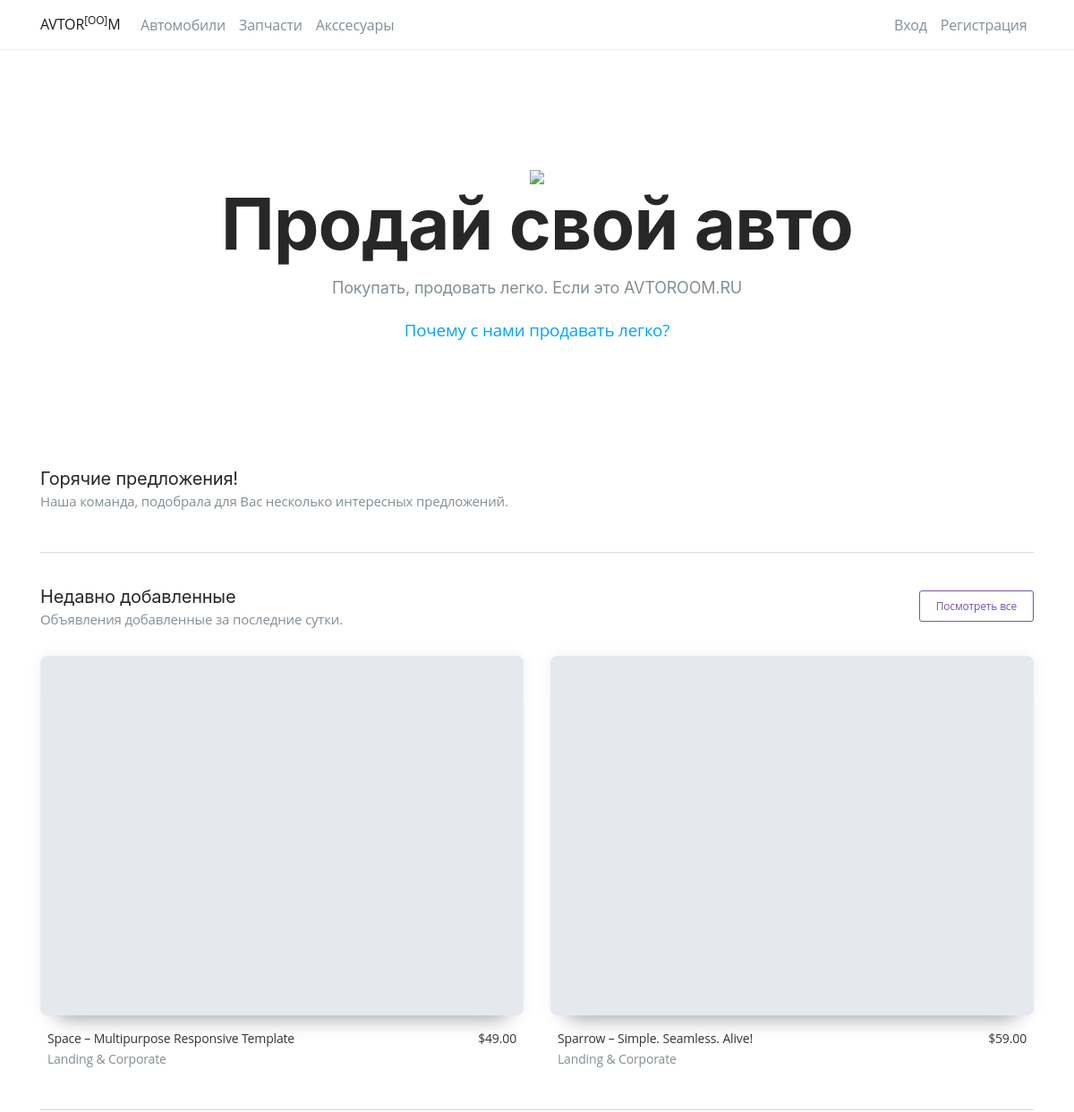
Before: / (upper part) with the older database file.
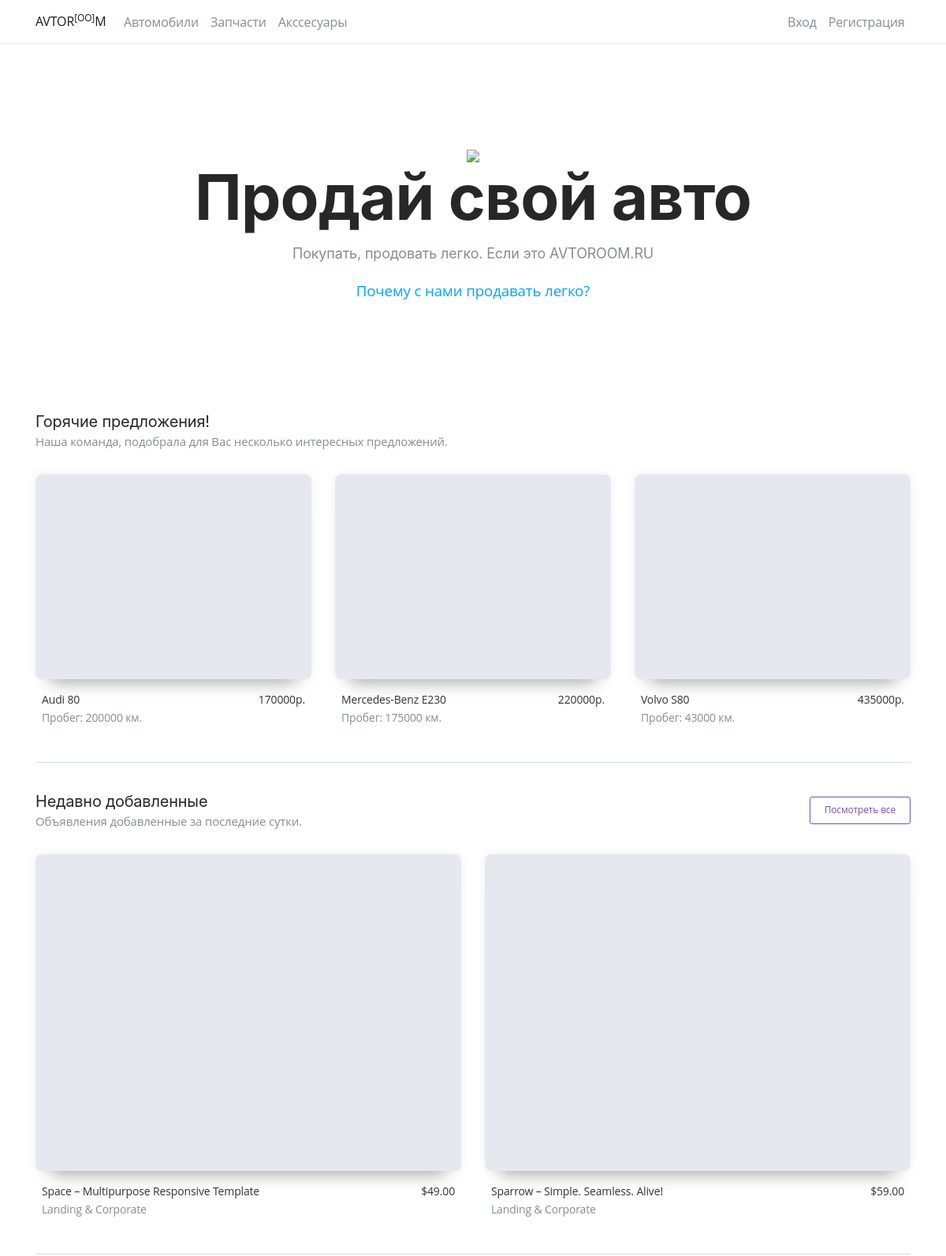
After: the same page with the newer database file.
### ad_avto/models.py (models this page shows)
class Ad(models.Model):
    title = models.CharField(max_length=128)
    date = models.DateTimeField(auto_now=True)
    cost = models.IntegerField(null=True)
    mileage = models.BigIntegerField(null=True)

### mainpage/views.py (the view)
# urls.py: path(r'', views.indexView, name='index'),
def indexView(request):
    ad = Ad.objects.all()[:3]
    return render(request, 'mainpage/index.html', {"ad": ad})

### Templates/mainpage/index.html (shortened to what this page needs)
{% extends 'layout.html' %}
{% block content %}
        <section class="hero">
            <div class="container"><img src="https://themes.getbootstrap.com/wp-content/themes/bootstrap-marketplace/assets/images/elements/bootstrap-stack.png"
                    srcset="https://themes.getbootstrap.com/wp-content/themes/bootstrap-marketplace/assets/images/elements/bootstrap-stack.png 1x, https://themes.getbootstrap.com/wp-content/themes/bootstrap-marketplace/assets/images/elements/bootstrap-stack@2x.png 2x">
                <h1 class="display-1 text-bold">Продай свой авто</h1>
                <h5 class="text-gray-soft text-regular">Покупать, продовать легко. Если это AVTOROOM.RU</h5>
                <a class="button button-brand btn-lg mb-5 mb-lg-2" href="#">Почему с нами продавать легко?</a>
            </div>
        </section>
        <section class="section">
            <div class="container">
                <div class="theme-cards-holder">
                    <div class="theme-cards__heading">
                        <div>
                            <h5 class="theme-cards__title">Горячие предложения!</h5>
                            <p class="text-gray-soft">Наша команда, подобрала для Вас несколько интересных предложений.</p>
                        </div>
                    </div>
                    <ul class="row">
                        {% for ads in ad %}
                        <li class="col-md-4">
                            <div class="theme-card">
                                <div class="theme-card__body">
                                    <a class="d-block" href="#">
                                            sizes="(max-width: 400px) 100vw, 400px">                                        </a>
                                </div>
                                <div class="theme-card__footer">
                                    <div class="theme-card__footer__item"><a class="theme-card__title mr-1" href="https://themes.getbootstrap.com/product/dashboard/">{{ ads.title }}</a>
                                        <ul class="prod_cats_list">
                                            <li><a href="#">Пробег: {{ ads.mileage }} км.</a></li>
                                        </ul>
                                    </div>
                                    <div class="theme-card__footer__item">
                                        <p class="theme-card__price"><span class="woocommerce-Price-amount amount">{{ ads.cost }}</span>р.</p>
                                        <ul class="rating">
                                            <li class="rating__item "></li>
                                            <li class="rating__item "></li>
                                            <li class="rating__item "></li>
                                            <li class="rating__item "></li>
                                            <li class="rating__item "></li>
                                        </ul>
                                    </div>
                                </div>
                            </div>
                        </li>
                        {% endfor %}
                    </ul>
                </div>
                <div class="theme-cards-holder">
                    <div class="theme-cards__heading">
                        <div>
                            <h5 class="theme-cards__title">Недавно добавленные</h5>
                            <p class="text-gray-soft">Объявления добавленные за последние сутки.</p>
                        </div><a class="theme-cards__heading__button btn btn-outline-brand btn-sm" href="https://themes.getbootstrap.com/shop/?orderby=date">Посмотреть
                            все</a>
                    </div>
                    <ul class="row">
                        <li class="col-6">
                            <div class="theme-card">
                                <div class="theme-card__body">
                                    <a class="d-block" href="https://themes.getbootstrap.com/product/space-multipurpose-responsive-template/">
                                            sizes="(max-width: 600px) 100vw, 600px">                                        </a>
                                </div>
                                <div class="theme-card__footer">
                                    <div class="theme-card__footer__item"><a class="theme-card__title mr-1" href="https://themes.getbootstrap.com/product/space-multipurpose-responsive-template/">Space
                                            – Multipurpose Responsive Template</a>
                                        <ul class="prod_cats_list">
                                            <li><a href="https://themes.getbootstrap.com/product-category/landing-corporate/">Landing
                                                    &amp; Corporate</a></li>
                                        </ul>
                                    </div>
                                    <div class="theme-card__footer__item">
                                        <p class="theme-card__price"><span class="woocommerce-Price-amount amount"><span
                                                    class="woocommerce-Price-currencySymbol">$</span>49.00</span></p>
                                        <ul class="rating">
                                            <li class="rating__item rating__item--active"></li>
                                            <li class="rating__item rating__item--active"></li>
                                            <li class="rating__item rating__item--active"></li>
                                            <li class="rating__item rating__item--active"></li>
                                            <li class="rating__item rating__item--active"></li>
                                        </ul>
                                    </div>
                                </div>
                            </div>
                        </li>
                        <li class="col-6">
                            <div class="theme-card">
                                <div class="theme-card__body">
                                    <a class="d-block" href="https://themes.getbootstrap.com/product/sparrow-simple-seamless-alive/">
                                            sizes="(max-width: 600px) 100vw, 600px">                                        </a>
                                </div>
                                <div class="theme-card__footer">
                                    <div class="theme-card__footer__item"><a class="theme-card__title mr-1" href="https://themes.getbootstrap.com/product/sparrow-simple-seamless-alive/">Sparrow
                                            – Simple. Seamless. Alive!</a>
                                        <ul class="prod_cats_list">
                                            <li><a href="https://themes.getbootstrap.com/product-category/landing-corporate/">Landing
                                                    &amp; Corporate</a></li>
                                        </ul>
                                    </div>
                                    <div class="theme-card__footer__item">
                                        <p class="theme-card__price"><span class="woocommerce-Price-amount amount"><span
                                                    class="woocommerce-Price-currencySymbol">$</span>59.00</span></p>
                                        <ul class="rating">
                                            <li class="rating__item rating__item--active"></li>
                                            <li class="rating__item rating__item--active"></li>
                                            <li class="rating__item rating__item--active"></li>
                                            <li class="rating__item rating__item--active"></li>
                                            <li class="rating__item rating__item--active"></li>
                                        </ul>
                                    </div>
                                </div>
                            </div>
                        </li>
                    </ul>
                </div>
            </div>
        </section>
{% endblock %}

### Templates/layout.html (shortened to what this page needs)
{% load static %}
<html lang="ru">
<head>
    <link rel="stylesheet" href="https://stackpath.bootstrapcdn.com/bootstrap/4.1.3/css/bootstrap.min.css"
>
        <link rel="stylesheet" id="fontawesome-css" href="{% static 'css/font-awesome.min.css' %}" type="text/css" media="all">
    <link rel="stylesheet" href='{% static "css/style.css" %}'>
    <link rel="stylesheet" type="text/css" href="{% static 'css/profile.css' %}">
</head>
<body id="generic">
    <nav class="navbar navbar-expand-lg navbar-light">
        <div class="container"><a href="/" class="navbar-brand">AVTOR<sup>[OO]</sup>M</a>
            <div class="collapse navbar-collapse" id="globalNavbar">
                <form class="form-inline form-navbar my-2 my-lg-0 order-2" action="">
                    <input class="form-control" name="search" type="text" placeholder="Поиск">
                </form>
                <ul class="navbar-nav mr-auto order-1">
                    <li class="nav-item dropdown"><a class="nav-link dropdown-toggle" id="navbarDropdownMenuLink" href="#"
                            data-toggle="dropdown" aria-haspopup="true" aria-expanded="false">Автомобили</a>
                    </li>
                    <li class="nav-item"><a class="nav-link" href="#">Запчасти</a></li>
                    <li class="nav-item"><a class="nav-link" href="#">Акссесуары</a></li>
                </ul>
                {% if not request.user.is_authenticated %}
                <ul class="navbar-nav d-none d-lg-flex ml-2 order-3">
                    <li class="nav-item"><a class="nav-link" href="{% url 'login_view' %}">Вход</a></li>
                    <li class="nav-item"><a class="nav-link" href="{% url 'registration' %}">Регистрация</a></li>
                </ul>
                {%else%}
                <ul class="navbar-nav d-none d-lg-flex ml-2 order-3">
                        <li class="nav-item"><a class="nav-link" href="{% url 'profile' %}">Личный кабинет</a></li>
                        <li class="nav-item"><a class="nav-link" href="{% url 'logout_view' %}">Выход</a></li>
                </ul>
                {%endif%}
            </div>
        </div>
    </nav>
    <main id="main" class="site-main main">
            {% block content %} {% endblock %}
    </main>
</body>
</html>

### static/css/profile.css (style rules this page uses)
* { box-sizing: border-box; }
html { height: 100%; }
body { position: relative; min-height: 100%; min-width: 320px; background-color: #FFFFFF; color: $color_3; font-family: 'Open Sans', -apple-system, BlinkMacSystemFont, 'Segoe UI', Helvetica, Arial, sans-serif; font-size: 15px; font-weight: 400; line-height: 1.5; -webkit-font-smoothing: antialiased; }
@media (min-width: 1024px) { body > main { min-height: 65vh; } }
main { padding-bottom: 150px; }
h1, h2, h3, h4, h5, h6 { font-family: 'Ubuntu', -apple-system, BlinkMacSystemFont, 'Segoe UI', Helvetica, Arial, sans-serif; font-weight: 400; margin-top: 0; }
h1 { font-size: 32px; }
a { color: rgba(0, 164, 255, 1); text-decoration: none; }
input, textarea { color: #000; font-size: 14px; }
input { font-weight: 300; max-width: 100%; box-sizing: border-box; outline: none; transition: border .12s ease-in-out; }
ul { list-style: none; margin: 0; padding: 0; }
.dropdown-toggle::after { color: inherit; }
.section { margin-bottom: 40px; }
@media (min-width: 768px) { .section { margin-bottom: 60px; } }

Changed rows visible on the page:
added Ad: title "Audi 80", mileage "200000", cost "170000"
added Ad: title "Mercedes-Benz E230", mileage "175000", cost "220000"
added Ad: title "Volvo S80", mileage "43000", cost "435000"
